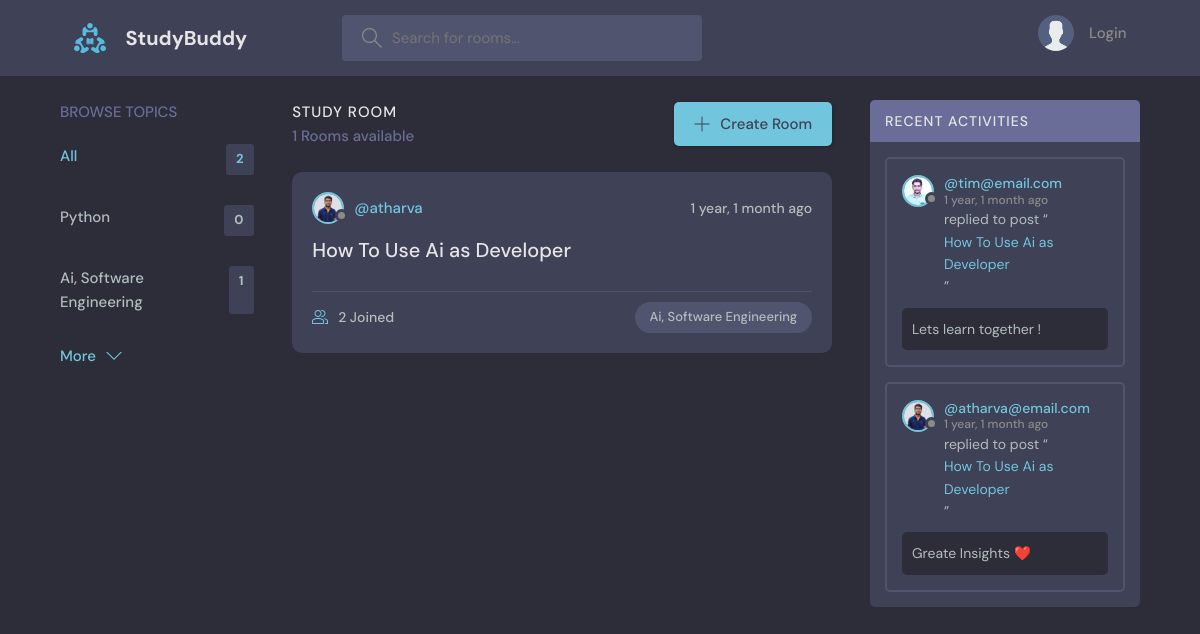
The app's page /, older data.
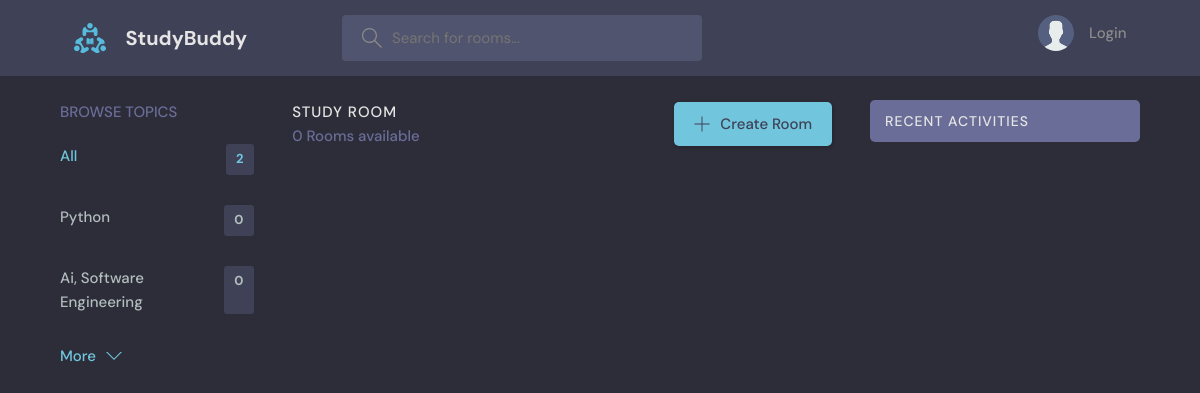
The same page, newer data.
### base/models.py (models this page shows, shortened)
class Topic(models.Model):
    name = models.CharField(max_length=200)

class Room(models.Model):
    host = models.ForeignKey(User, on_delete=models.SET_NULL, null=True)
    topic = models.ForeignKey(Topic, on_delete=models.SET_NULL, null=True)
    name = models.CharField(max_length=200)
    description = models.TextField(null=True, blank=True)
    participants = models.ManyToManyField(User, related_name='participants', blank=True)
    updated = models.DateTimeField(auto_now=True)
    created = models.DateTimeField(auto_now_add=True)
    class Meta:
        ordering = ['-updated','-created']
    def __str__(self):
        return self.name

class User(AbstractUser):
    name = models.CharField(max_length=200, null=True)
    email = models.EmailField(unique=True, null=True)
    bio = models.TextField(null=True)
    avatar = models.ImageField(null=True, default='avatar.svg')
    USERNAME_FIELD = 'email'
    REQUIRED_FIELDS = []

class Message(models.Model):
      user = models.ForeignKey(User, on_delete=models.CASCADE)
      room = models.ForeignKey(Room, on_delete=models.CASCADE)
      body = models.TextField()
      updated = models.DateTimeField(auto_now=True)
      created = models.DateTimeField(auto_now_add=True)
      class Meta:
          ordering = ['-updated', '-created']

### base/views.py (the view)
# urls.py: path('', views.home, name="home"),
def home(request):
    q = request.GET.get('q') if request.GET.get('q') != None else ''
    rooms = Room.objects.filter(
        Q(topic__name__icontains=q) |
        Q(name__icontains=q) |
        Q(description__icontains=q)
    )
    topics = Topic.objects.all()[0:5]
    room_count = rooms.count()
    room_messages = Message.objects.filter(Q(room__topic__name__icontains=q))
    context = {'room': rooms, 'topics':topics, 'room_count':room_count, 'room_messages': room_messages}
    return render(request, 'base/home.html', context)

### base/templates/base/home.html (shortened to what this page needs)
{% extends 'main.html' %}
{% block content %}
<main class="layout layout--3">
      <div class="container">
         {% include 'base/topics_component.html' %}
        <div class="roomList">
          <div class="roomList__header">
            <div>
              <h2>Study Room</h2>
              <p>{{room_count}} Rooms available</p>
            </div>
            <a class="btn btn--main" href="{% url 'create-room' %}">
              <svg version="1.1" xmlns="http://www.w3.org/2000/svg" width="32" height="32" viewBox="0 0 32 32">
                <title>add</title>
                <path
                  d="M16.943 0.943h-1.885v14.115h-14.115v1.885h14.115v14.115h1.885v-14.115h14.115v-1.885h-14.115v-14.115z"
                ></path>
              </svg>
              Create Room
            </a>
          </div>
           {% include 'base/feed_component.html' %}
        </div>
        {% include 'base/activity_component.html' %}
      </div>
    </main>
{% endblock %}

### base/templates/base/topics_component.html
<div class="topics">
          <div class="topics__header">
            <h2>Browse Topics</h2>
          </div>
          <ul class="topics__list">
            <li>
              <a href="{% url 'home' %}" class="active">All <span>{{topics.count}}</span></a>
            </li>
               {% for topic in topics %}
            <li>
              <a href="{% url 'home' %}?q={{topic.name}}">{{topic.name}} <span>{{topic.room_set.all.count}}</span></a>
            </li>
              {% endfor %}
          </ul>
          <a class="btn btn--link" href="{% url 'topics' %}">
            More
            <svg version="1.1" xmlns="http://www.w3.org/2000/svg" width="32" height="32" viewBox="0 0 32 32">
              <title>chevron-down</title>
              <path d="M16 21l-13-13h-3l16 16 16-16h-3l-13 13z"></path>
            </svg>
          </a>
        </div>

### base/templates/base/feed_component.html (shortened to what this page needs)
{% for room in room %}
<div class="roomListRoom">
            <div class="roomListRoom__header">
              <a href="{% url 'user-profile' room.host.id %}" class="roomListRoom__author">
                <div class="avatar avatar--small">
                  <img src="{{room.host.avatar.url}}" />
                </div>
                <span>@{{room.host.username}}</span>
              </a>
              <div class="roomListRoom__actions">
                <span>{{room.created|timesince}} ago</span>
              </div>
            </div>
            <div class="roomListRoom__content">
              <a href="{% url 'room' room.id %}">{{room.name}}</a>
            </div>
            <div class="roomListRoom__meta">
              <a href="{% url 'room' room.id %}" class="roomListRoom__joined">
                {{room.participants.all.count}} Joined
              </a>
              <p class="roomListRoom__topic">{{room.topic.name}}</p>
            </div>
          </div>
{% endfor %}

### base/templates/base/activity_component.html (shortened to what this page needs)
<div class="activities">
          <div class="activities__header">
            <h2>Recent Activities</h2>
          </div>
         {% for message in room_messages %}
          <div class="activities__box">
            <div class="activities__boxHeader roomListRoom__header">
              <a href="{% url 'user-profile' message.user.id %}" class="roomListRoom__author">
                <div class="avatar avatar--small">
                  <img src="{{message.user.avatar.url}}" />
                </div>
                <p>
                  @{{message.user}}
                  <span>{{message.created|timesince}} ago</span>
                </p>
              </a>
            </div>
            <div class="activities__boxContent">
              <p>replied to post “<a href="{% url 'room' message.room.id %}">{{message.room}}</a>”</p>
              <div class="activities__boxRoomContent">
               {{message.body}}
              </div>
            </div>
          </div>
        {% endfor %}
        </div>

Row changes from the older to the newer data that the page shows:
removed Room: host.avatar (picture), host.username "atharva", created "1 year, 1 month", name "How To Use Ai as Developer", participants.all.count "2", topic.name "Ai, Software Engineering"
removed Message: user.avatar (picture), user "tim@email.com", created "1 year, 1 month", room "How To Use Ai as Developer", body "Lets learn together !"
removed Message: user.avatar (picture), user "atharva@email.com", created "1 year, 1 month", room "How To Use Ai as Developer", body "Greate Insights ❤️"
computed for Topic "Ai, Software Engineering": room_set.all.count "1" → "0"
Text that changed along with them:
{{ room_count }}: "1" → "0"
